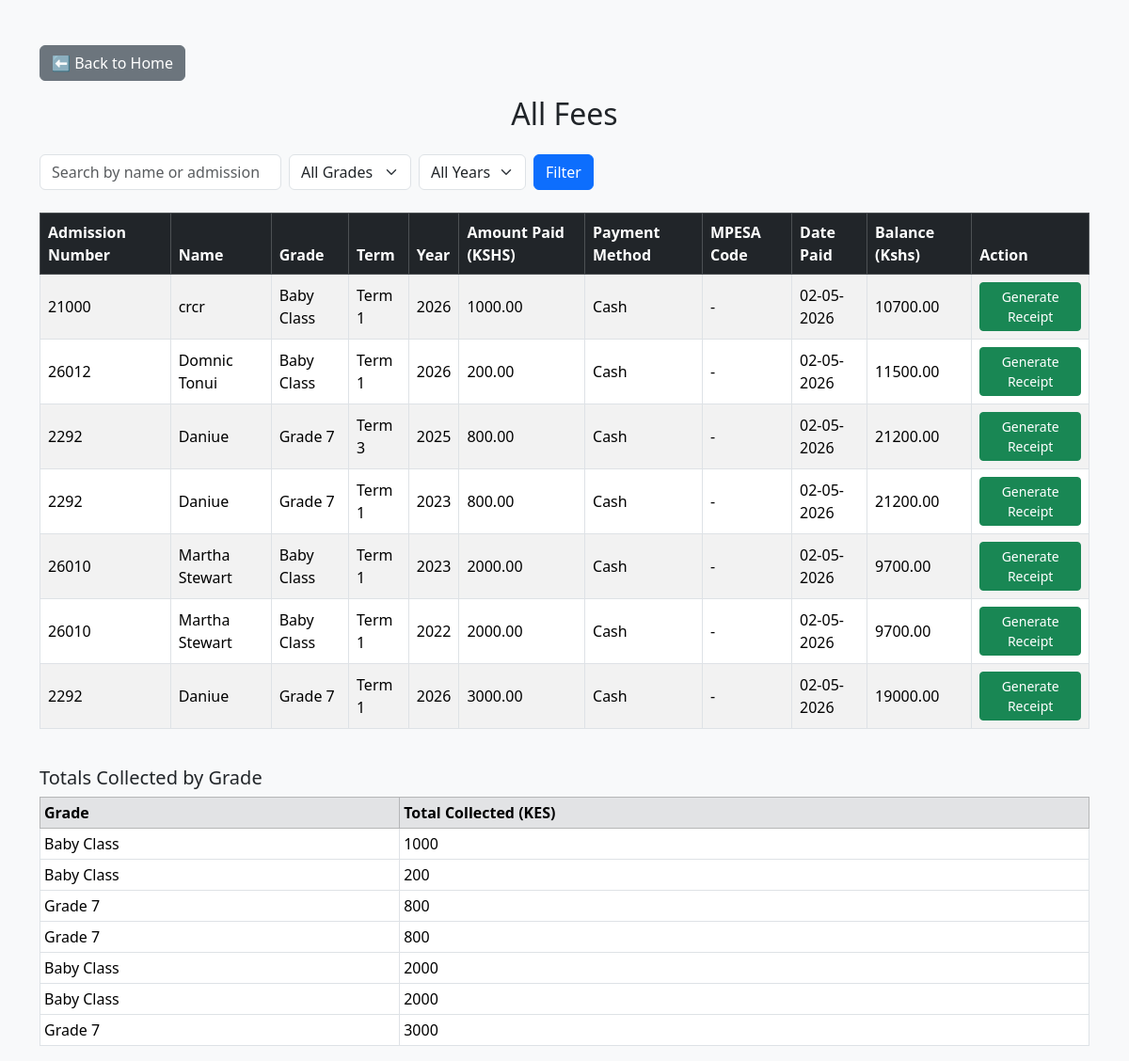
Page /fees/list/ on the committed database.
### fees/models.py (models this page shows, shortened)
class Fee(models.Model):
    TERM_CHOICES = [
        ("Term 1", "Term 1"),
        ("Term 2", "Term 2"),
        ("Term 3", "Term 3"),
    ]
    PAYMENT_CHOICES = [
        ("Cash", "Cash"),
        ("Bank", "Bank"),
        ("Mpesa", "Mpesa"),
    ]
    GRADE_TOTALS = {
        'Baby Class': {'Term 1': 4300, 'Term 2': 3800, 'Term 3': 4500},
        'PP1': {'Term 1': 4400, 'Term 2': 3900, 'Term 3': 4600},
        'PP2': {'Term 1': 4400, 'Term 2': 3900, 'Term 3': 4600},
        'Grade 1': {'Term 1': 5300, 'Term 2': 4800, 'Term 3': 5100},
        'Grade 2': {'Term 1': 5100, 'Term 2': 4700, 'Term 3': 5100},
        'Grade 3': {'Term 1': 6300, 'Term 2': 5800, 'Term 3': 6500},
        'Grade 4': {'Term 1': 7300, 'Term 2': 6800, 'Term 3': 7300},
        'Grade 5': {'Term 1': 7800, 'Term 2': 7300, 'Term 3': 7800},
        'Grade 6': {'Term 1': 8300, 'Term 2': 7800, 'Term 3': 8500},
        'Grade 7': {'Term 1': 8300, 'Term 2': 7800, 'Term 3': 8500},
        'Grade 8': {'Term 1': 8300, 'Term 2': 7800, 'Term 3': 8500},
        'Grade 9': {'Term 1': 8300, 'Term 2': 7800, 'Term 3': 8500},
    }
    HISTORICAL_FEES = {
        2022: {
            'Baby Class': {'Term 1': 4000, 'Term 2': 3500, 'Term 3': 4200},
            'PP1': {'Term 1': 4100, 'Term 2': 3600, 'Term 3': 4300},
            'PP2': {'Term 1': 4100, 'Term 2': 3600, 'Term 3': 4300},
            'Grade 1': {'Term 1': 5000, 'Term 2': 4500, 'Term 3': 4750},
            'Grade 2': {'Term 1': 4800, 'Term 2': 4400, 'Term 3': 4800},
            'Grade 3': {'Term 1': 6000, 'Term 2': 5500, 'Term 3': 6200},
            'Grade 4': {'Term 1': 7000, 'Term 2': 6500, 'Term 3': 7000},
            'Grade 5': {'Term 1': 7500, 'Term 2': 7000, 'Term 3': 7500},
            'Grade 6': {'Term 1': 8000, 'Term 2': 7500, 'Term 3': 8200},
            'Grade 7': {'Term 1': 8000, 'Term 2': 7500, 'Term 3': 8200},
            'Grade 8': {'Term 1': 8000, 'Term 2': 7500, 'Term 3': 8200},
            'Grade 9': {'Term 1': 8000, 'Term 2': 7500, 'Term 3': 8200},
        },
        2023: {
            'Baby Class': {'Term 1': 4100, 'Term 2': 3600, 'Term 3': 4300},
            'PP1': {'Term 1': 4200, 'Term 2': 3700, 'Term 3': 4400},
            'PP2': {'Term 1': 4200, 'Term 2': 3700, 'Term 3': 4400},
            'Grade 1': {'Term 1': 5100, 'Term 2': 4600, 'Term 3': 4850},
            'Grade 2': {'Term 1': 4900, 'Term 2': 4500, 'Term 3': 4900},
            'Grade 3': {'Term 1': 6100, 'Term 2': 5600, 'Term 3': 6300},
            'Grade 4': {'Term 1': 7100, 'Term 2': 6600, 'Term 3': 7100},
            'Grade 5': {'Term 1': 7600, 'Term 2': 7100, 'Term 3': 7600},
            'Grade 6': {'Term 1': 8100, 'Term 2': 7600, 'Term 3': 8300},
            'Grade 7': {'Term 1': 8100, 'Term 2': 7600, 'Term 3': 8300},
            'Grade 8': {'Term 1': 8100, 'Term 2': 7600, 'Term 3': 8300},
            'Grade 9': {'Term 1': 8100, 'Term 2': 7600, 'Term 3': 8300},
        },
        2024: {
            'Baby Class': {'Term 1': 4200, 'Term 2': 3700, 'Term 3': 4400},
            'PP1': {'Term 1': 4300, 'Term 2': 3800, 'Term 3': 4500},
            'PP2': {'Term 1': 4300, 'Term 2': 3800, 'Term 3': 4500},
            'Grade 1': {'Term 1': 5200, 'Term 2': 4700, 'Term 3': 5000},
            'Grade 2': {'Term 1': 5000, 'Term 2': 4600, 'Term 3': 5000},
            'Grade 3': {'Term 1': 6200, 'Term 2': 5700, 'Term 3': 6400},
            'Grade 4': {'Term 1': 7200, 'Term 2': 6700, 'Term 3': 7200},
            'Grade 5': {'Term 1': 7700, 'Term 2': 7200, 'Term 3': 7700},
            'Grade 6': {'Term 1': 8200, 'Term 2': 7700, 'Term 3': 8400},
            'Grade 7': {'Term 1': 8200, 'Term 2': 7700, 'Term 3': 8400},
            'Grade 8': {'Term 1': 8200, 'Term 2': 7700, 'Term 3': 8400},
            'Grade 9': {'Term 1': 8200, 'Term 2': 7700, 'Term 3': 8400},
        },
        2025: {
            'Baby Class': {'Term 1': 4300, 'Term 2': 3800, 'Term 3': 4500},
            'PP1': {'Term 1': 4400, 'Term 2': 3900, 'Term 3': 4600},
            'PP2': {'Term 1': 4400, 'Term 2': 3900, 'Term 3': 4600},
            'Grade 1': {'Term 1': 5300, 'Term 2': 4800, 'Term 3': 5100},
            'Grade 2': {'Term 1': 5100, 'Term 2': 4700, 'Term 3': 5100},
            'Grade 3': {'Term 1': 6300, 'Term 2': 5800, 'Term 3': 6500},
            'Grade 4': {'Term 1': 7300, 'Term 2': 6800, 'Term 3': 7300},
            'Grade 5': {'Term 1': 7800, 'Term 2': 7300, 'Term 3': 7800},
            'Grade 6': {'Term 1': 8300, 'Term 2': 7800, 'Term 3': 8500},
            'Grade 7': {'Term 1': 8300, 'Term 2': 7800, 'Term 3': 8500},
            'Grade 8': {'Term 1': 8300, 'Term 2': 7800, 'Term 3': 8500},
            'Grade 9': {'Term 1': 8300, 'Term 2': 7800, 'Term 3': 8500},
        }
    }
    student = models.ForeignKey(Student, on_delete=models.CASCADE)
    term = models.CharField(max_length=10, choices=TERM_CHOICES, default="Term 1")
    payment_year = models.IntegerField(default=datetime.now().year)
    amount_paid = models.DecimalField(max_digits=10, decimal_places=2)
    payment_method = models.CharField(max_length=10, choices=PAYMENT_CHOICES)
    mpesa_code = models.CharField(max_length=20, blank=True, null=True)
    receipt = models.FileField(upload_to='receipts/%Y/%m/%d/', null=True, blank=True)
    date_paid = models.DateTimeField(auto_now_add=True)

### students_app/models.py (models this page shows, shortened)
class Student(models.Model):
    GENDER_CHOICES = [
        ('M', 'Male'),
        ('F', 'Female'),
    ]
    GRADE_CHOICES = [
        ('Baby Class', 'Baby Class'),
        ('PP1', 'PP1'),
        ('PP2', 'PP2'),
        ('Grade 1', 'Grade 1'),
        ('Grade 2', 'Grade 2'),
        ('Grade 3', 'Grade 3'),
        ('Grade 4', 'Grade 4'),
        ('Grade 5', 'Grade 5'),
        ('Grade 6', 'Grade 6'),
        ('Grade 7', 'Grade 7'),
        ('Grade 8', 'Grade 8'),
        ('Grade 9', 'Grade 9'),
    ]
    BOARDING_CHOICES = [
        ("Yes", "Yes"),
        ("No", "No"),
    ]
    name = models.CharField(max_length=100)
    admission_number = models.CharField(max_length=20, unique=True)
    student_grade = models.CharField(max_length=20, choices=GRADE_CHOICES)
    gender = models.CharField(max_length=1, choices=GENDER_CHOICES, blank=True, null=True)
    is_boarder = models.CharField(max_length=3, choices=BOARDING_CHOICES, default="No")
    date_of_birth = models.DateField(blank=True, null=True)
    admission_year = models.IntegerField(default=datetime.now().year)
    email = models.EmailField(blank=True, null=True)
    phone_number = models.CharField(max_length=15, blank=True, null=True)
    parent_name = models.CharField(max_length=100, blank=True)

### fees/views.py (the view)
# urls.py: path('list/', views.list_fees, name='list_fees'),
def list_fees(request):
    search_query = request.GET.get('search', '').strip()
    grade_filter = request.GET.get('grade', '').strip()
    year_filter = request.GET.get('year', '').strip()
    fees = Fee.objects.select_related('student').all().order_by('-date_paid')
    if search_query:
        fees = fees.filter(
            Q(student__name__icontains=search_query) |
            Q(student__admission_number__icontains=search_query)
        )
    if grade_filter:
        fees = fees.filter(student__student_grade=grade_filter)
    if year_filter:
        fees = fees.filter(payment_year=year_filter)
    grade_totals = {
        'Baby Class': 11700,
        'PP1': 11700,
        'PP2': 11700,
        'Grade 1': 12750,
        'Grade 2': 12000,
        'Grade 3': 15000,
        'Grade 4': 18000,
        'Grade 5': 20000,
        'Grade 6': 22000,
        'Grade 7': 22000,
        'Grade 8': 22000,
        'Grade 9': 22000,
    }
    fee_list = []
    for fee in fees:
        total_fee = grade_totals.get(fee.student.student_grade, 10000)
        paid_so_far = Fee.objects.filter(
            student=fee.student,
            payment_year=fee.payment_year,
            student__student_grade=fee.student.student_grade
        ).aggregate(total_paid=Sum('amount_paid'))['total_paid'] or 0
        fee.dynamic_balance = float(total_fee) - float(paid_so_far)
        fee_list.append(fee)
    totals_by_grade = fees.values(
        'student__student_grade'
    ).annotate(total_amount=Sum('amount_paid'))
    years = Fee.objects.order_by('payment_year').values_list('payment_year', flat=True).distinct()
    context = {
        'fees': fee_list,
        'search_query': search_query,
        'selected_grade': grade_filter,
        'selected_year': year_filter,
        'grades': list(grade_totals.keys()),
        'years': years,
        'totals_by_grade': totals_by_grade,
    }
    return render(request, 'fees/list_fees.html', context)

### fees/templates/fees/list_fees.html (shortened to what this page needs)
{% load static %}
<!DOCTYPE html>
<html lang="en">
<head>
    <link href="https://cdn.jsdelivr.net/npm/bootstrap@5.3.2/dist/css/bootstrap.min.css" rel="stylesheet">
</head>
<body class="bg-light">
<div class="container mt-5">
    <a href="{% url 'home' %}" class="btn btn-secondary mb-3">⬅ Back to Home</a>
    <h2 class="mb-4 text-center">All Fees</h2>
    <form method="GET" class="row g-2 mb-4 align-items-center">
        <div class="col-auto">
            <input type="text" name="search" class="form-control" placeholder="Search by name or admission"
                   value="{{ search_query }}">
        </div>
        <div class="col-auto">
            <select name="grade" class="form-select">
                <option value="">All Grades</option>
            </select>
        </div>
        <div class="col-auto">
            <select name="year" class="form-select">
                <option value="">All Years</option>
            </select>
        </div>
        <div class="col-auto">
            <button type="submit" class="btn btn-primary">Filter</button>
        </div>
    </form>
    <div class="table-responsive">
        <table class="table table-striped table-bordered align-middle">
            <thead class="table-dark">
            <tr>
                <th>Admission Number</th>
                <th>Name</th>
                <th>Grade</th>
                <th>Term</th>
                <th>Year</th>
                <th>Amount Paid (KSHS)</th>
                <th>Payment Method</th>
                <th>MPESA Code</th>
                <th>Date Paid</th>
                <th>Balance (Kshs)</th>
                <th>Action</th>
            </tr>
            </thead>
            <tbody>
            {% for fee in fees %}
                <tr>
                    <td>{{ fee.student.admission_number }}</td>
                    <td>{{ fee.student.name }}</td>
                    <td>{{ fee.student.student_grade }}</td>
                    <td>{{ fee.term }}</td>
                    <td>{{ fee.payment_year }}</td>
                    <td>{{ fee.amount_paid }}</td>
                    <td>{{ fee.payment_method }}</td>
                    <td>{% if fee.payment_method == "Mpesa" %}{{ fee.mpesa_code }}{% else %}-{% endif %}</td>
                    <td>{{ fee.date_paid|date:"m-d-Y " }}</td>
                    <td>{{ fee.dynamic_balance|floatformat:2 }}</td>
        <td>
        <a href="{% url 'fee_receipt' fee.id %}" class="btn btn-sm btn-success" target="_blank">
            Generate Receipt
        </a>
    </td>
                </tr>
            {% empty %}
                <tr>
                    <td colspan="10" class="text-center">No fees recorded yet.</td>
                </tr>
            {% endfor %}
            </tbody>
        </table>
    </div>
    <div class="mt-4">
        <h5>Totals Collected by Grade</h5>
        <table class="table table-bordered table-sm">
            <thead class="table-secondary">
            <tr>
                <th>Grade</th>
                <th>Total Collected (KES)</th>
            </tr>
            </thead>
            <tbody>
            {% for total in totals_by_grade %}
                <tr>
                    <td>{{ total.student__student_grade }}</td>
                    <td>{{ total.total_amount }}</td>
                </tr>
            {% endfor %}
            </tbody>
        </table>
    </div>
</div>
</body>
</html>

### rows in the picture
Fee: student.admission_number "21000", student.name "crcr", student.student_grade "Baby Class", term "Term 1", payment_year "2026", amount_paid "1000.00", payment_method "Cash", date_paid "02-05-2026", dynamic_balance "10700.00"
Fee: student.admission_number "26012", student.name "Domnic Tonui", student.student_grade "Baby Class", term "Term 1", payment_year "2026", amount_paid "200.00", payment_method "Cash", date_paid "02-05-2026", dynamic_balance "11500.00"
Fee: student.admission_number "2292", student.name "Daniue", student.student_grade "Grade 7", term "Term 3", payment_year "2025", amount_paid "800.00", payment_method "Cash", date_paid "02-05-2026", dynamic_balance "21200.00"
Fee: student.admission_number "2292", student.name "Daniue", student.student_grade "Grade 7", term "Term 1", payment_year "2023", amount_paid "800.00", payment_method "Cash", date_paid "02-05-2026", dynamic_balance "21200.00"
Fee: student.admission_number "26010", student.name "Martha Stewart", student.student_grade "Baby Class", term "Term 1", payment_year "2023", amount_paid "2000.00", payment_method "Cash", date_paid "02-05-2026", dynamic_balance "9700.00"
Fee: student.admission_number "26010", student.name "Martha Stewart", student.student_grade "Baby Class", term "Term 1", payment_year "2022", amount_paid "2000.00", payment_method "Cash", date_paid "02-05-2026", dynamic_balance "9700.00"
Fee: student.admission_number "2292", student.name "Daniue", student.student_grade "Grade 7", term "Term 1", payment_year "2026", amount_paid "3000.00", payment_method "Cash", date_paid "02-05-2026", dynamic_balance "19000.00"

### other values in the picture
{{ total.student__student_grade }} "Baby Class" "Baby Class" "Grade 7" "Grade 7" "Baby Class" "Baby Class" "Grade 7"
{{ total.total_amount }} "1000" "200" "800" "800" "2000" "2000" "3000"
